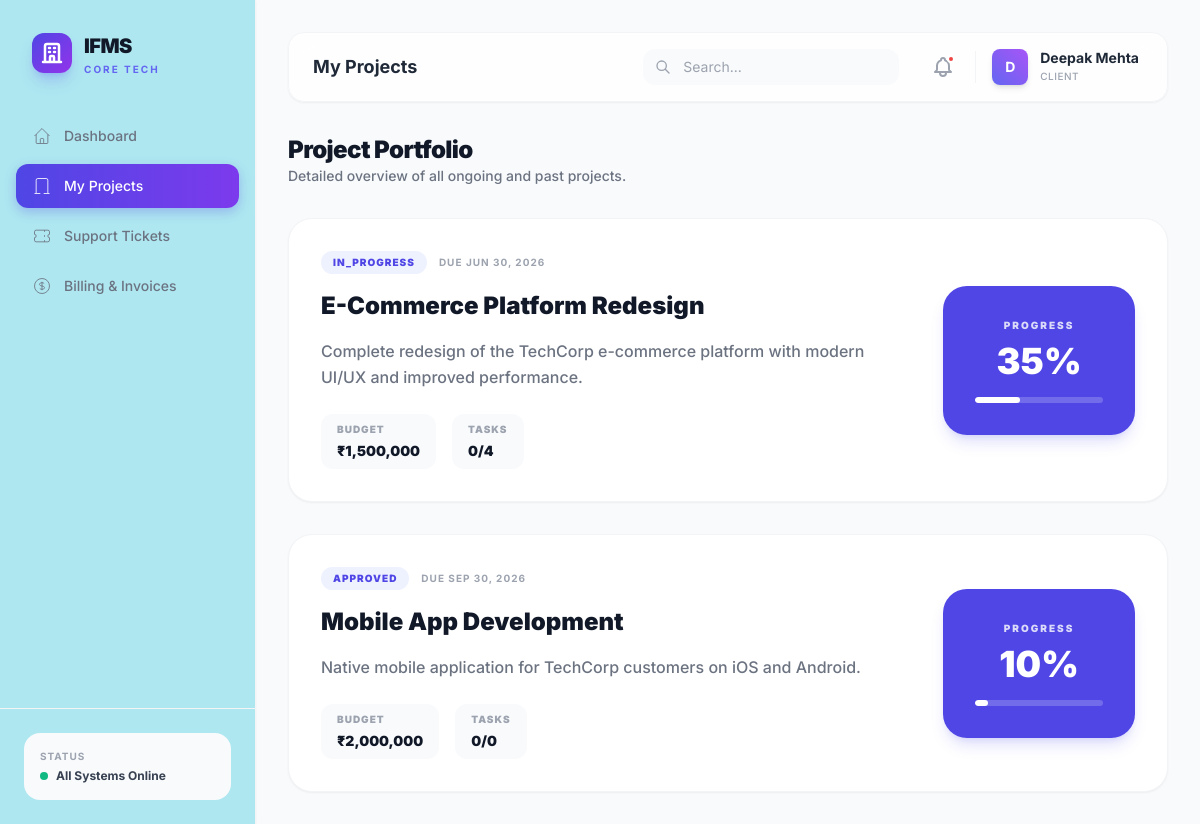
/client/projects.php (signed in), run on the app's committed database.
### tables this page shows
CREATE TABLE IF NOT EXISTS projects (
    id INT AUTO_INCREMENT PRIMARY KEY,
    title VARCHAR(255) NOT NULL,
    slug VARCHAR(255) NOT NULL UNIQUE,
    description TEXT,
    organization_id INT,
    status ENUM('pending','approved','in_progress','on_hold','completed','cancelled') DEFAULT 'pending',
    priority ENUM('low','medium','high','critical') DEFAULT 'medium',
    start_date DATE,
    end_date DATE,
    estimated_budget DECIMAL(14,2),
    actual_cost DECIMAL(14,2) DEFAULT 0,
    progress_percentage TINYINT DEFAULT 0,
    created_by INT,
    created_at TIMESTAMP DEFAULT CURRENT_TIMESTAMP,
    updated_at TIMESTAMP DEFAULT CURRENT_TIMESTAMP ON UPDATE CURRENT_TIMESTAMP,
    FOREIGN KEY (organization_id) REFERENCES organizations(id),
    FOREIGN KEY (created_by) REFERENCES users(id)
);

### client/projects.php (the view, shortened to what this page needs)
<?php
$db = getDB();
$user = getCurrentUser();
$userId = $user['id'];
$clientUser = $db->prepare("SELECT organization_id FROM client_users WHERE user_id = ?");
$clientUser->execute([$userId]);
$orgId = $clientUser->fetchColumn();
$projects = $db->query("
    SELECT p.*,
        (SELECT COUNT(*) FROM tasks t WHERE t.project_id = p.id) AS task_count,
        (SELECT COUNT(*) FROM tasks t WHERE t.project_id = p.id AND t.status = 'completed') AS done_tasks
    FROM projects p WHERE p.organization_id = {$orgId}
    ORDER BY p.updated_at DESC
")->fetchAll();
include __DIR__ . '/../includes/header.php';
?>
<div class="mb-8">
    <h2 class="text-2xl font-black text-gray-900 tracking-tight">Project Portfolio</h2>
    <p class="text-sm text-gray-500 font-medium">Detailed overview of all ongoing and past projects.</p>
</div>
<div class="space-y-8">
    <?php foreach ($projects as $proj): ?>
    <div class="bg-white rounded-3xl border border-gray-100 shadow-sm p-8 hover:shadow-xl transition-all group">
        <div class="flex flex-col lg:flex-row lg:items-center gap-8">
            <div class="flex-1">
                <div class="flex items-center gap-3 mb-4">
                    <span class="px-3 py-1 bg-indigo-50 text-indigo-600 rounded-full text-[10px] font-black uppercase tracking-widest"><?= $proj['status'] ?></span>
                    <span class="text-[10px] font-bold text-gray-400 uppercase tracking-widest">Due <?= date('M d, Y', strtotime($proj['end_date'])) ?></span>
                </div>
                <h3 class="text-2xl font-black text-gray-900 group-hover:text-indigo-600 transition-colors mb-4"><?= htmlspecialchars($proj['title']) ?></h3>
                <p class="text-gray-500 font-medium leading-relaxed mb-6"><?= htmlspecialchars($proj['description']) ?></p>
                <div class="flex flex-wrap gap-4">
                    <div class="px-4 py-2 bg-slate-50 rounded-xl">
                        <p class="text-[10px] font-black text-gray-400 uppercase tracking-widest mb-1">Budget</p>
                        <p class="text-sm font-black text-gray-900">₹<?= number_format($proj['estimated_budget']) ?></p>
                    </div>
                    <div class="px-4 py-2 bg-slate-50 rounded-xl">
                        <p class="text-[10px] font-black text-gray-400 uppercase tracking-widest mb-1">Tasks</p>
                        <p class="text-sm font-black text-gray-900"><?= $proj['done_tasks'] ?>/<?= $proj['task_count'] ?></p>
                    </div>
                </div>
            </div>
            <div class="w-full lg:w-48 flex flex-col items-center justify-center p-8 bg-indigo-600 rounded-3xl text-white shadow-lg shadow-indigo-500/20">
                <span class="text-[10px] font-black uppercase tracking-[0.2em] opacity-80 mb-2">Progress</span>
                <span class="text-4xl font-black"><?= $proj['progress_percentage'] ?>%</span>
                <div class="mt-4 w-full bg-white/20 h-1.5 rounded-full overflow-hidden">
                    <div class="h-full bg-white rounded-full" style="width: <?= $proj['progress_percentage'] ?>%"></div>
                </div>
            </div>
        </div>
    </div>
    <?php endforeach; ?>
</div>
<?php include __DIR__ . '/../includes/footer.php'; ?>

### includes/header.php (style rules this page uses)
* { font-family: 'Inter', sans-serif; }

### data on the page
projects: status "IN_PROGRESS", end_date "JUN 30, 2026", title "E-Commerce Platform Redesign", description "Complete redesign of the TechCorp e-commerce platform with modern UI/UX and improved performance.", estimated_budget "1,500,000", done_tasks "0", task_count "4", progress_percentage "35"
projects: status "APPROVED", end_date "SEP 30, 2026", title "Mobile App Development", description "Native mobile application for TechCorp customers on iOS and Android.", estimated_budget "2,000,000", done_tasks "0", task_count "0", progress_percentage "10"

### other printed values
$pageTitle "My Projects"
substr($user['full_name'], 0, 1) "D"
$user['full_name'] "Deepak Mehta"
$user['role'] "CLIENT"
